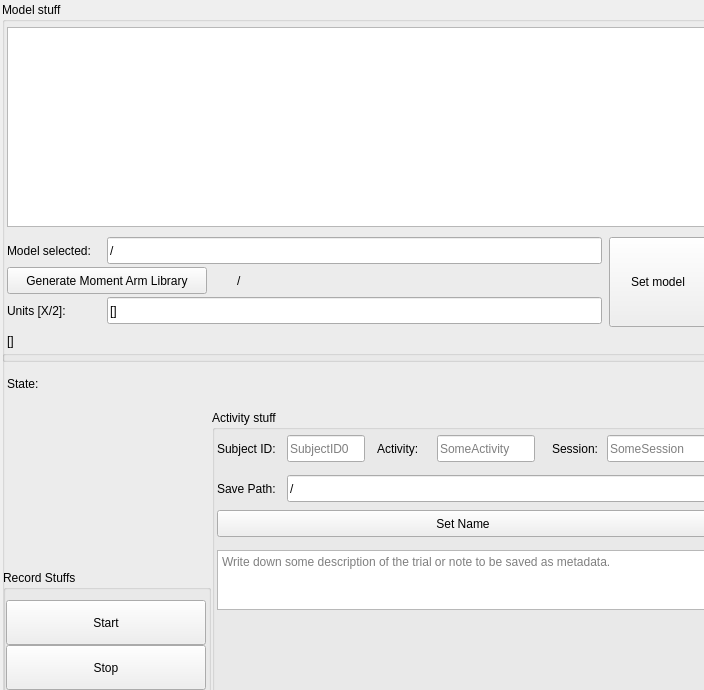
<?xml version="1.0" encoding="UTF-8"?>
<ui version="4.0">
	<class>Form</class>
	<widget class="QWidget" name="Form">
		<property name="geometry">
			<rect>
				<x>0</x>
				<y>0</y>
				<width>704</width>
				<height>690</height>
			</rect>
		</property>
		<property name="windowTitle">
			<string>Acquisition</string>
		</property>
		<widget class="QGroupBox" name="model_group">
			<property name="title">
				<string>Model stuff</string>
			</property>
			<property name="geometry">
				<rect>
					<x>2</x>
					<y>2</y>
					<width>710</width>
					<height>360</height>
				</rect>
			</property>

			<widget class="QTreeView" name="model_selector">
				<property name="geometry">
					<rect>
						<x>5</x>
						<y>25</y>
						<width>698</width>
						<height>200</height>
					</rect>
				</property>
			</widget>
			<widget class="QLabel" name="model_selected">
				<property name="geometry">
					<rect>
						<x>5</x>
						<y>235</y>
						<width>298</width>
						<height>27</height>
					</rect>
				</property>
				<property name="text">
					<string>Model selected:</string>
				</property>
			</widget>
			<widget class="QLineEdit" name="model_selected_name">
				<property name="geometry">
					<rect>
						<x>105</x>
						<y>235</y>
						<width>495</width>
						<height>27</height>
					</rect>
				</property>
				<property name="text">
					<string>/</string>
				</property>
			</widget>
			<widget class="QPushButton" name="set_and_go_button">
				<property name="geometry">
					<rect>
						<x>607</x>
						<y>235</y>
						<width>98</width>
						<height>90</height>
					</rect>
				</property>
				<property name="text">
					<string>Set model</string>
				</property>
			</widget>
			<widget class="QPushButton" name="generate_lib_moment_arm_button">
				<property name="geometry">
					<rect>
						<x>5</x>
						<y>265</y>
						<width>200</width>
						<height>27</height>
					</rect>
				</property>
				<property name="text">
					<string>Generate Moment Arm Library</string>
				</property>
			</widget>
			<widget class="QLabel" name="lib_moment_arm_text">
				<property name="geometry">
					<rect>
						<x>235</x>
						<y>265</y>
						<width>500</width>
						<height>27</height>
					</rect>
				</property>
				<property name="text">
					<string>/</string>
				</property>
			</widget>


			<widget class="QLabel" name="units_selected">
				<property name="geometry">
					<rect>
						<x>5</x>
						<y>295</y>
						<width>298</width>
						<height>27</height>
					</rect>
				</property>
				<property name="text">
					<string>Units [X/2]:</string>
				</property>
			</widget>
			<widget class="QLineEdit" name="units_selected_name">
				<property name="geometry">
					<rect>
						<x>105</x>
						<y>295</y>
						<width>495</width>
						<height>27</height>
					</rect>
				</property>
				<property name="text">
					<string>[]</string>
				</property>
			</widget>

			<widget class="QLabel" name="model_bodies_text">
				<property name="geometry">
					<rect>
						<x>5</x>
						<y>325</y>
						<width>298</width>
						<height>27</height>
					</rect>
				</property>
				<property name="text">
					<string>[]</string>
				</property>
			</widget>




		</widget>
		<widget class="QGroupBox" name="lower_group">
			<property name="geometry">
					<rect>
						<x>2</x>
						<y>350</y>
						<width>710</width>
						<height>430</height>
					</rect>
			</property>
			<widget class="QLabel" name="current_state_text">
				<property name="geometry">
					<rect>
						<x>5</x>
						<y>20</y>
						<width>500</width>
						<height>27</height>
					</rect>
				</property>
				<property name="text">
					<string>State:</string>
				</property>
			</widget>
			<widget class="QGroupBox" name="recording_group">
				<property name="title">
					<string>Record Stuffs</string>
				</property>
				<property name="geometry">
					<rect>
						<x>1</x>
						<y>220</y>
						<width>208</width>
						<height>150</height>
					</rect>
				</property>

				<widget class="QPushButton" name="start_button">
					<property name="geometry">
						<rect>
							<x>3</x>
							<y>30</y>
							<width>200</width>
							<height>45</height>
						</rect>
					</property>
					<property name="text">
						<string>Start</string>
					</property>
				</widget>
				<widget class="QPushButton" name="stop_button">
					<property name="geometry">
						<rect>
							<x>3</x>
							<y>75</y>
							<width>200</width>
							<height>45</height>
						</rect>
					</property>
					<property name="text">
						<string>Stop</string>
					</property>
				</widget>

				<widget class="QPushButton" name="another_button">
					<property name="geometry">
						<rect>
							<x>3</x>
							<y>120</y>
							<width>200</width>
							<height>27</height>
						</rect>
					</property>
					<property name="text">
						<string>Another?</string>
					</property>
				</widget>
			</widget>
			<widget class="QPushButton" name="generate_action_notebook_button">
				<property name="geometry">
					<rect>
						<x>4</x>
						<y>390</y>
						<width>200</width>
						<height>27</height>
					</rect>
				</property>
				<property name="text">
					<string>Generate Action Notebook</string>
				</property>
			</widget>

			<widget class="QWidget" name="calibration">
				<property name="geometry">
					<rect>
						<x>-4</x>
						<y>50</y>
						<width>220</width>
						<height>320</height>
					</rect>
				</property>


			</widget>
			<widget class="QGroupBox" name="activity_group">
				<property name="title">
					<string>Activity stuff</string>
				</property>
				<property name="geometry">
					<rect>
						<x>210</x>
						<y>60</y>
						<width>502</width>
						<height>320</height>
					</rect>
				</property>

				<widget class="QLabel" name="subject_id_label">
					<property name="geometry">
						<rect>
							<x>5</x>
							<y>25</y>
							<width>68</width>
							<height>27</height>
						</rect>
					</property>
					<property name="text">
						<string>Subject ID:</string>
					</property>
				</widget>
				<widget class="QLabel" name="activity_label">
					<property name="geometry">
						<rect>
							<x>165</x>
							<y>25</y>
							<width>48</width>
							<height>27</height>
						</rect>
					</property>
					<property name="text">
						<string>Activity:</string>
					</property>
				</widget>
				<widget class="QLabel" name="session_label">
					<property name="geometry">
						<rect>
							<x>340</x>
							<y>25</y>
							<width>48</width>
							<height>27</height>
						</rect>
					</property>
					<property name="text">
						<string>Session:</string>
					</property>
				</widget>
				<widget class="QLineEdit" name="subject_id_name">
					<property name="geometry">
						<rect>
							<x>75</x>
							<y>25</y>
							<width>78</width>
							<height>27</height>
						</rect>
					</property>
					<property name="placeholderText">
						<string>SubjectID0</string>
					</property>
				</widget>
				<widget class="QLineEdit" name="activity_name">
					<property name="geometry">
						<rect>
							<x>225</x>
							<y>25</y>
							<width>98</width>
							<height>27</height>
						</rect>
					</property>
					<property name="placeholderText">
						<string>SomeActivity</string>
					</property>
				</widget>
				<widget class="QLineEdit" name="session_name">
					<property name="geometry">
						<rect>
							<x>395</x>
							<y>25</y>
							<width>102</width>
							<height>27</height>
						</rect>
					</property>
					<property name="placeholderText">
						<string>SomeSession</string>
					</property>
				</widget>
				<widget class="QLabel" name="resolved_path_label">
					<property name="geometry">
						<rect>
							<x>5</x>
							<y>65</y>
							<width>68</width>
							<height>27</height>
						</rect>
					</property>
					<property name="text">
						<string>Save Path:</string>
					</property>
				</widget>

				<widget class="QLineEdit" name="resolved_path_name">
					<property name="geometry">
						<rect>
							<x>75</x>
							<y>65</y>
							<width>423</width>
							<height>27</height>
						</rect>
					</property>
					<property name="readOnly">
						<bool>false</bool>
					</property>
					<property name="text">
						<string>/</string>
					</property>
				</widget>
				<widget class="QPushButton" name="do_set_name_button">
					<property name="geometry">
						<rect>
							<x>5</x>
							<y>100</y>
							<width>492</width>
							<height>27</height>
						</rect>
					</property>
					<property name="text">
						<string>Set Name</string>
					</property>
				</widget>


				<widget class="QTextEdit" name="description">
					<property name="geometry">
						<rect>
							<x>5</x>
							<y>140</y>
							<width>492</width>
							<height>60</height>
						</rect>
					</property>
					<property name="documentTitle">
						<string>Description</string>
					</property>
					<property name="placeholderText">
						<string>Write down some description of the trial or note to be saved as metadata.</string>
					</property>
				</widget>
			</widget>
		</widget>
	</widget>
	<resources/>
	<connections/>
</ui>
